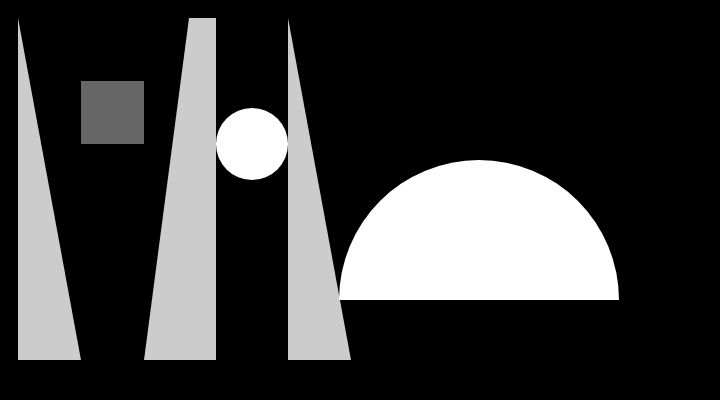
Frame 1 (no input)
Frame 60 (no input): identical to frame 1, image omitted
Frame 120 (the mouse pressed at the canvas centre since frame 60): identical to frame 1, image omitted

The p5.js sketch that drew this single still picture (run headless with seeded random() and noise() and a simulated clock; from frame 60 on, the mouse is pressed at the canvas centre):

// p5.js sketch
// ── sketch.js
function setup() {

  createCanvas(720, 400);
    background(0);
    noStroke();

    fill(204);
    triangle(18, 18, 18, 360, 81, 360);

    fill(102);
    rect(81, 81, 63, 63);

    fill(204);
    quad(189, 18, 216, 18, 216, 360, 144, 360);

    fill(255);
    ellipse(252, 144, 72, 72);

    fill(204);
    triangle(288, 18, 351, 360, 288, 360);

    fill(255);
    arc(479, 300, 280, 280, PI, TWO_PI);
}

function draw() {
  // put drawing code here
}
